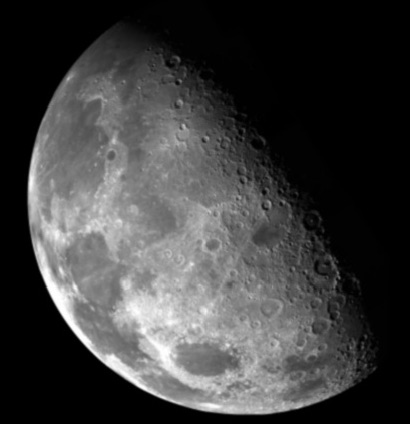
#> input picture moon_gray.jpg, 410 x 424 px, found by its file name
$ python step2_edge_morphology.py
#> lines starting #> are read from the running program, lines starting #| are printed output that depends on the picture; after the words box and inside, x2 and y2 are one past the last pixel; in counts of white or black regions, pixels touching at a corner belong together
import cv2 as cv
import numpy as np
import os
import urllib.request

# 이미지 로드
def get_sample(filename, repo='opencv'):
    if not os.path.exists(filename):
        if repo == 'insightbook':
            url = f"https://raw.githubusercontent.com/dltpdn/insightbook.opencv_project_python/master/img/{filename}"
        else:  # opencv 공식
            url = f"https://raw.githubusercontent.com/opencv/opencv/master/samples/data/{filename}"
        urllib.request.urlretrieve(url, filename)
    return filename
img = cv.imread(get_sample('moon_gray.jpg', repo='insightbook'))
#> img is the input picture: shape (424, 410, 3); min 0, max 255, mean 61.8

if img is None:
    print("❌ 이미지를 불러올 수 없습니다.")
    exit()

# 그레이스케일 변환
gray = cv.cvtColor(img, cv.COLOR_BGR2GRAY)

# ============================================================
# 1. Canny 에지 검출
# ============================================================
threshold1 = 50   # 낮은 임계값
threshold2 = 150  # 높은 임계값

threshold3 = 90   # 낮은 임계값
threshold4 = 180  # 높은 임계값
#
# Canny 에지 검출 적용
edges = cv.Canny(gray, threshold1, threshold2)
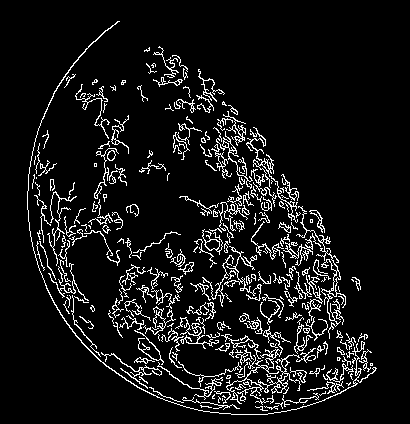
#> edges: shape (424, 410); 8.2% white in thin lines or dots, all inside (x1, y1, x2, y2) = (27, 21, 377, 415)
edgesv2 = cv.Canny(gray, threshold3, threshold4)
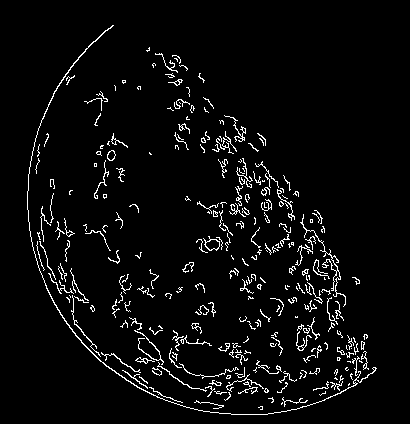
#> edgesv2: shape (424, 410); 4.4% white in thin lines or dots, all inside (x1, y1, x2, y2) = (27, 25, 377, 415)

# ============================================================
# 2. 모폴로지 연산 — 열기 (Opening)
# ============================================================
# 커널 생성 (5x5 타원)
kernel = cv.getStructuringElement(cv.MORPH_ELLIPSE, (5, 5))
#
# 열기 연산 (침식 후 팽창: 노이즈 제거)
edges_cleaned = cv.morphologyEx(edges, cv.MORPH_OPEN, kernel)
#> edges_cleaned: shape (424, 410); every value is 0
edges_cleaned2 = cv.morphologyEx(edgesv2, cv.MORPH_OPEN, kernel)
#
# 선택사항: 닫기 연산 (팽창 후 침식: 구멍 채우기)
edges_closed = cv.morphologyEx(edges_cleaned, cv.MORPH_CLOSE, kernel)
edges_closed2 = cv.morphologyEx(edges_cleaned2, cv.MORPH_CLOSE, kernel)

# ============================================================
# 3. 결과 비교 표시 thresh1, threshold2 사용
# ============================================================
# 원본 → Canny → 열기 → 닫기 순서로 4개 이미지 배열
canny_color = cv.cvtColor(edges, cv.COLOR_GRAY2BGR)
cleaned_color = cv.cvtColor(edges_cleaned, cv.COLOR_GRAY2BGR)
#> cleaned_color: shape (424, 410, 3); every value is 0
closed_color = cv.cvtColor(edges_closed, cv.COLOR_GRAY2BGR)
# ============================================================
# 3. 임계값 다르게 결과 비교 thresh3, threshold4 사용
# ============================================================
canny_color2 = cv.cvtColor(edgesv2, cv.COLOR_GRAY2BGR)
cleaned_color2 = cv.cvtColor(edges_cleaned2, cv.COLOR_GRAY2BGR)
closed_color2 = cv.cvtColor(edges_closed2, cv.COLOR_GRAY2BGR)


# 임계값 threshold1,threshold2 적용
top_row = np.hstack([img, canny_color])
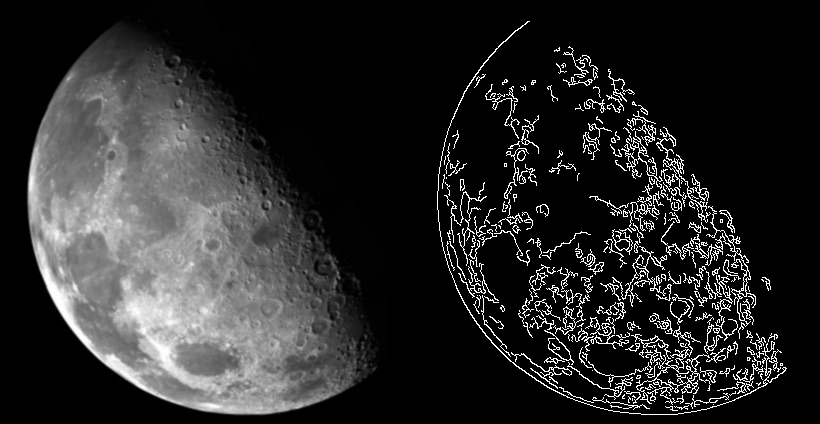
#> top_row: shape (424, 820, 3); min 0, max 255, mean 41.4
bottom_row = np.hstack([cleaned_color])
result = np.hstack([top_row, bottom_row])

# 임계값 threshold3,threshold4 적용
top_row2 = np.hstack([img, canny_color2])
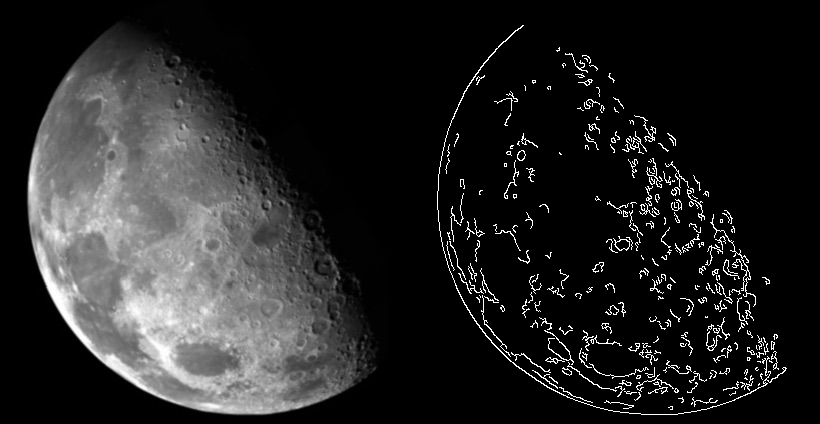
#> top_row2: shape (424, 820, 3); min 0, max 255, mean 36.4
bottom_row2 = np.hstack([cleaned_color2])
result2 = np.hstack([top_row2, bottom_row2])
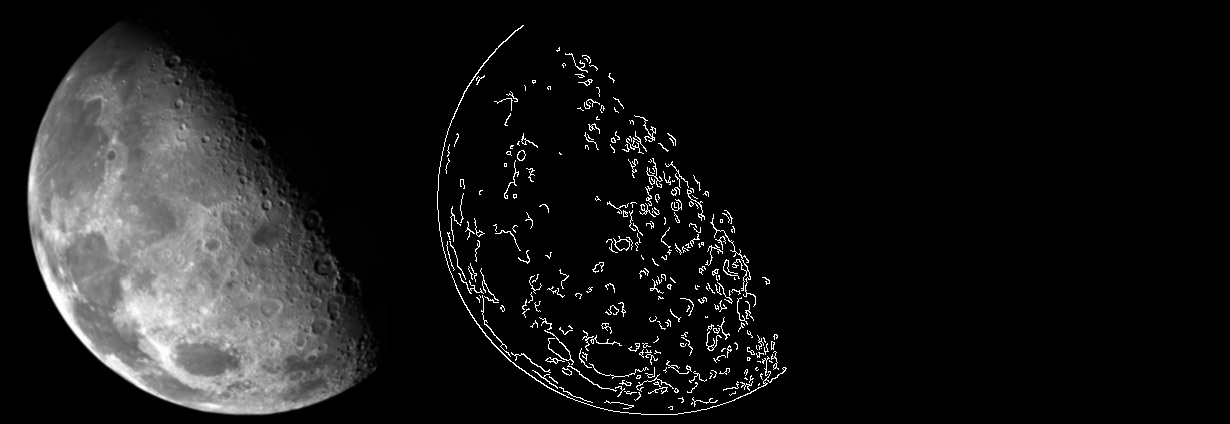
#> result2: shape (424, 1230, 3); min 0, max 255, mean 24.3

cv.putText(result, f'minThreshold: {threshold1}', (10, 30),
            cv.FONT_HERSHEY_SIMPLEX, 1, (0, 255, 0), 2)
cv.putText(result, f'maxThreshold: {threshold2}', (10, 60),
            cv.FONT_HERSHEY_SIMPLEX, 1, (0, 255, 0), 2)
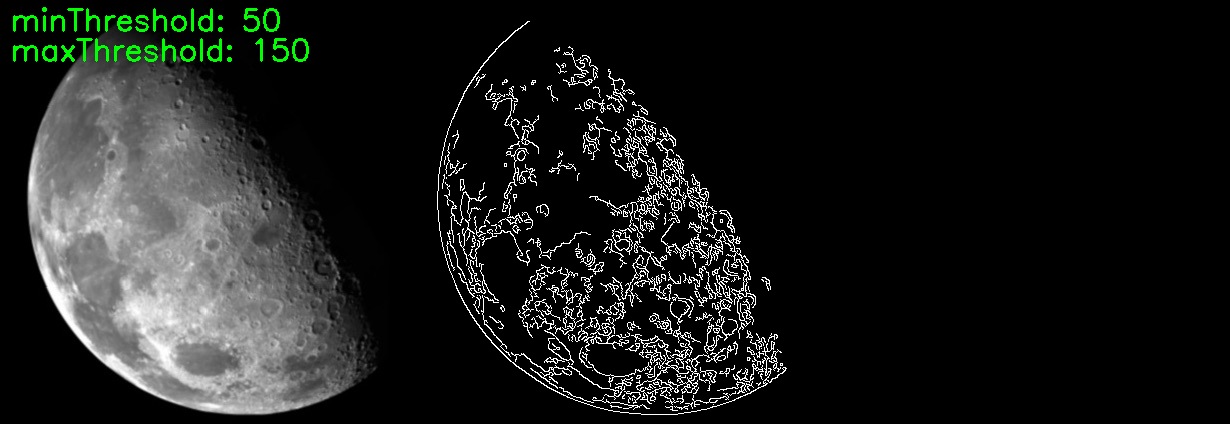
#> result: shape (424, 1230, 3); mean B, G, R 27.5, 29.4, 27.5
cv.putText(result2, f'minThreshold: {threshold3}', (10, 30),
            cv.FONT_HERSHEY_SIMPLEX, 1, (0, 255, 0), 2)
cv.putText(result2, f'maxThreshold: {threshold4}', (10, 60),
            cv.FONT_HERSHEY_SIMPLEX, 1, (0, 255, 0), 2)
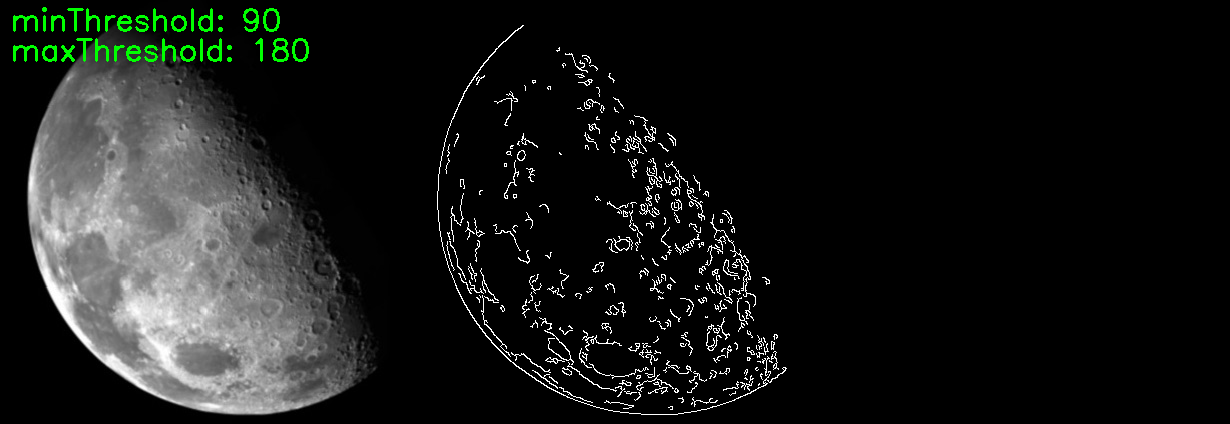
#> result2: shape (424, 1230, 3); mean B, G, R 24.2, 26.1, 24.2


cv.imshow('Edge Detection + Morphology', result)
cv.imshow('diff threshold', result2)
cv.waitKey(0)
cv.destroyAllWindows()
